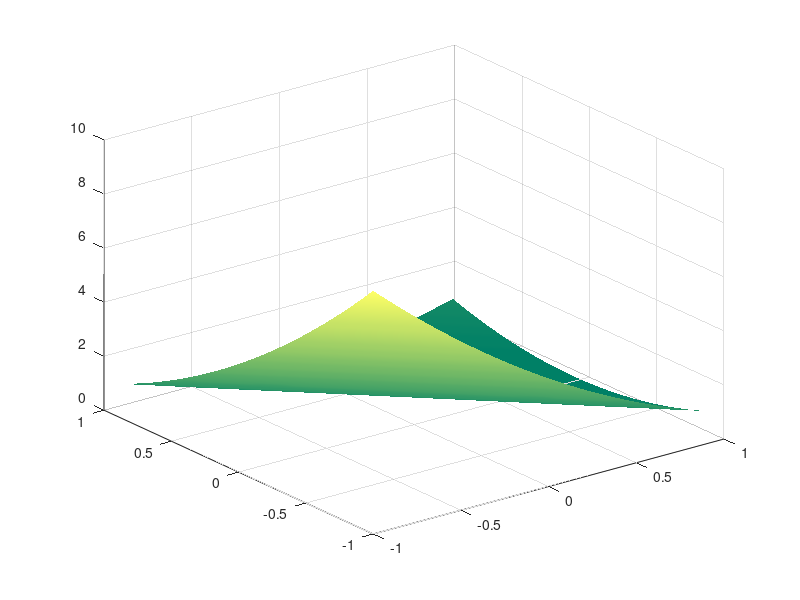

The MATLAB source for this figure: (Note: this script raises an error after producing the figure.)
clear, close all; clc;

% considered inverse problem:
% x1 + x2 = 1

% create domain
h = 0.05;
x = -1:h:1-h;
[x1, x2] = meshgrid(x, x);

% create line of possible solutions
lx1 =  0: h: 1-h; lx2 =  1:-h: 0+h;
z = zeros([1,numel(lx1)]);

% define objective function (quadratic) corresponding to problem
f = @(x1,x2) (x1 + x2 - 1)^2;
fx = (x1 + x2 - 1).^2;

% visualize manifold
figure()
surf( x1, x2, fx )
colormap summer, shading interp, alpha 0.5;
hold on;
contour( x1, x2, fx, 40 )
plot3(1/2, 1/2, f(1/2,1/2), 'rx');
plot3(lx1, lx2, z, 'ko');
hold off;


% solve equality constrained optimization problem
% minimize_x || x ||_2  subject to x(1) + x(2) = 1

% define objective function
f = @(x) norm(x);

% define equality constraint Ax = b
x0 = [-1,3]; A = [1,1]; b = [1];

% run minimizer (matlab implementation)
xsol = fmincon(f, x0, [], [], A, b);
fprintf( ' solution is (%.2f %.2f)\n', xsol );




%#######################################################
% This code is part of the Matlab-based toolbox
% MACHINE --- MAthematical and Computational metHods
% for INverse problEms
% For details see https://github.com/andreasmang/machine
%#######################################################
